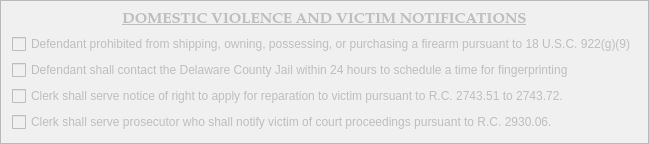
        <widget class="QFrame" name="victim_notification_frame">
         <property name="enabled">
          <bool>false</bool>
         </property>
         <property name="styleSheet">
          <string notr="true">background-color: rgb(240, 240, 240);</string>
         </property>
         <property name="frameShape">
          <enum>QFrame::StyledPanel</enum>
         </property>
         <property name="frameShadow">
          <enum>QFrame::Raised</enum>
         </property>
         <layout class="QGridLayout" name="gridLayout_11">
          <item row="0" column="0">
           <widget class="QLabel" name="label_29">
            <property name="font">
             <font>
              <family>Palatino Linotype</family>
              <pointsize>11</pointsize>
              <weight>75</weight>
              <italic>false</italic>
              <bold>true</bold>
              <underline>true</underline>
             </font>
            </property>
            <property name="text">
             <string>DOMESTIC VIOLENCE AND VICTIM NOTIFICATIONS</string>
            </property>
            <property name="alignment">
             <set>Qt::AlignCenter</set>
            </property>
           </widget>
          </item>
          <item row="1" column="0">
           <widget class="QCheckBox" name="firearm_prohibition_checkBox">
            <property name="text">
             <string>Defendant prohibited from shipping, owning, possessing, or purchasing a firearm pursuant to 18 U.S.C. 922(g)(9)</string>
            </property>
           </widget>
          </item>
          <item row="3" column="0">
           <widget class="QCheckBox" name="victim_reparation_checkBox">
            <property name="text">
             <string>Clerk shall serve notice of right to apply for reparation to victim pursuant to R.C. 2743.51 to 2743.72.</string>
            </property>
           </widget>
          </item>
          <item row="4" column="0">
           <widget class="QCheckBox" name="victim_prosecutor_notification_checkBox">
            <property name="text">
             <string>Clerk shall serve prosecutor who shall notify victim of court proceedings pursuant to R.C. 2930.06.</string>
            </property>
           </widget>
          </item>
          <item row="2" column="0">
           <widget class="QCheckBox" name="fingerprinting_checkBox">
            <property name="text">
             <string>Defendant shall contact the Delaware County Jail within 24 hours to schedule a time for fingerprinting</string>
            </property>
           </widget>
          </item>
         </layout>
        </widget>
